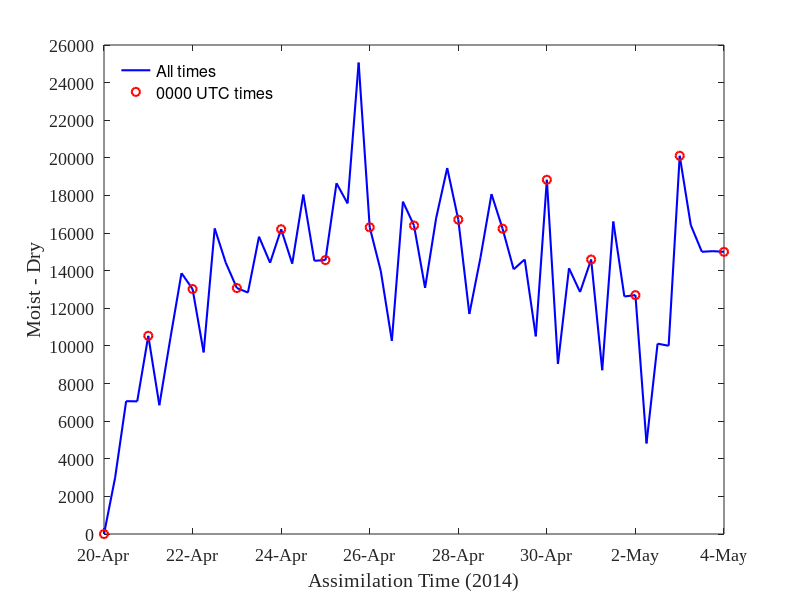

The MATLAB script that drew this image:
close all
clear
clc



i = 1;
x(i) = 20;    a(i) = 3219025   ; b(i) = 3219025; i = i+1;
x(i) = 20.25; a(i) = 2961314   ; b(i) = 2964298; i = i+1;
x(i) = 20.5;  a(i) = 3085336   ; b(i) = 3092398; i = i+1;
x(i) = 20.75; a(i) = 3096561   ; b(i) = 3103614; i = i+1;
x(i) = 21;    a(i) = 3174215   ; b(i) = 3184752; i = i+1;
x(i) = 21.25; a(i) = 2939520   ; b(i) = 2946366; i = i+1;
x(i) = 21.5;  a(i) = 3086038   ; b(i) = 3096465; i = i+1;
x(i) = 21.75; a(i) = 3110970   ; b(i) = 3124840; i = i+1;
x(i) = 22;    a(i) = 3229432   ; b(i) = 3242457; i = i+1;
x(i) = 22.25; a(i) = 3065649   ; b(i) = 3075305; i = i+1;
x(i) = 22.5;  a(i) = 3129013   ; b(i) = 3145261; i = i+1;
x(i) = 22.75; a(i) = 3149570   ; b(i) = 3163991; i = i+1;
x(i) = 23;    a(i) = 3265296   ; b(i) = 3278374; i = i+1;
x(i) = 23.25; a(i) = 2999913   ; b(i) = 3012751; i = i+1;
x(i) = 23.5;  a(i) = 3134767   ; b(i) = 3150575; i = i+1;
x(i) = 23.75; a(i) = 3095369   ; b(i) = 3109790; i = i+1;
x(i) = 24;    a(i) = 3225846   ; b(i) = 3242051; i = i+1;
x(i) = 24.25; a(i) = 2934684   ; b(i) = 2949058; i = i+1;
x(i) = 24.5;  a(i) = 3153354   ; b(i) = 3171400; i = i+1;
x(i) = 24.75; a(i) = 2849774   ; b(i) = 2864300; i = i+1;
x(i) = 25;    a(i) = 3237650   ; b(i) = 3252215; i = i+1;
x(i) = 25.25; a(i) = 2986586   ; b(i) = 3005237; i = i+1;
x(i) = 25.5;  a(i) = 3130392   ; b(i) = 3147968; i = i+1;
x(i) = 25.75; a(i) = 3118338   ; b(i) = 3143402; i = i+1;
x(i) = 26;    a(i) = 3146712   ; b(i) = 3163021; i = i+1;
x(i) = 26.25; a(i) = 2866421   ; b(i) = 2880404; i = i+1;
x(i) = 26.5;  a(i) = 3103156   ; b(i) = 3113429; i = i+1;
x(i) = 26.75; a(i) = 3083895   ; b(i) = 3101567; i = i+1;
x(i) = 27;    a(i) = 3131647   ; b(i) = 3148050; i = i+1;
x(i) = 27.25; a(i) = 2934911   ; b(i) = 2947996; i = i+1;
x(i) = 27.5;  a(i) = 3066691   ; b(i) = 3083487; i = i+1;
x(i) = 27.75; a(i) = 3044235   ; b(i) = 3063696; i = i+1;
x(i) = 28;    a(i) = 3146481   ; b(i) = 3163194; i = i+1;
x(i) = 28.25; a(i) = 2940620   ; b(i) = 2952317; i = i+1;
x(i) = 28.5;  a(i) = 3065610   ; b(i) = 3080296; i = i+1;
x(i) = 28.75; a(i) = 3006212   ; b(i) = 3024286; i = i+1;
x(i) = 29;    a(i) = 3203042   ; b(i) = 3219275; i = i+1;
x(i) = 29.25; a(i) = 3026142   ; b(i) = 3040218; i = i+1;
x(i) = 29.5;  a(i) = 3104615   ; b(i) = 3119212; i = i+1;
x(i) = 29.75; a(i) = 3045131   ; b(i) = 3055639; i = i+1;
x(i) = 30;    a(i) = 3205132   ; b(i) = 3223967; i = i+1;
x(i) = 30.25; a(i) = 2957357   ; b(i) = 2966397; i = i+1;
x(i) = 30.5;  a(i) = 3119260   ; b(i) = 3133390; i = i+1;
x(i) = 30.75; a(i) = 3026689   ; b(i) = 3039555; i = i+1;
x(i) = 31;    a(i) = 3111242   ; b(i) = 3125838; i = i+1;
x(i) = 31.25; a(i) = 2928331   ; b(i) = 2937040; i = i+1;
x(i) = 31.5;  a(i) = 3105011   ; b(i) = 3121627; i = i+1;
x(i) = 31.75; a(i) = 3086901   ; b(i) = 3099530; i = i+1;
x(i) = 32;    a(i) = 3226349   ; b(i) = 3239050; i = i+1;
x(i) = 32.25; a(i) = 2326280   ; b(i) = 2331095; i = i+1;
x(i) = 32.5;  a(i) = 3102735   ; b(i) = 3112855; i = i+1;
x(i) = 32.75; a(i) = 3107563   ; b(i) = 3117572; i = i+1;
x(i) = 33;    a(i) = 3165872   ; b(i) = 3185982; i = i+1;
x(i) = 33.25; a(i) = 2939291   ; b(i) = 2955714; i = i+1;
x(i) = 33.5;  a(i) = 3084509   ; b(i) = 3099515; i = i+1;
x(i) = 33.75; a(i) = 3048784   ; b(i) = 3063822; i = i+1;
x(i) = 34;    a(i) = 3124925   ; b(i) = 3139928; i = i+1;


fontsize = 13;
lin_wid = 1.5;
j = i-1;

figure
set(gcf,'position',[528   377   751   542])
plot(x(1:j),b(1:j)-a(1:j),'b','LineWidth',lin_wid)
hold on
plot(x(1:4:j),b(1:4:j)-a(1:4:j),'or','LineWidth',lin_wid)
box on
xlabel('Assimilation Time (2014)','FontSize',fontsize,'FontName','TimesNewRoman')
ylabel('Moist - Dry','FontSize',fontsize,'FontName','TimesNewRoman')
set(gca,'FontSize',fontsize,'FontName','TimesNewRoman')
xlim([20 34])
ylim([0 26000])
set(gca,'xTick',20:2:34)
set(gca,'xTickLabel',{'20-Apr','22-Apr','24-Apr','26-Apr','28-Apr','30-Apr','2-May','4-May'})
set(gca,'YTick',[0,2000,4000,6000,8000,10000,12000,14000,16000,18000,20000,22000,24000,26000'])
set(gca,'yTickLabel',{'0','2000','4000','6000','8000','10000','12000','14000','16000','18000','20000','22000','24000','26000'})
legend('All times','0000 UTC times','Location','NorthWest')

legend boxoff
